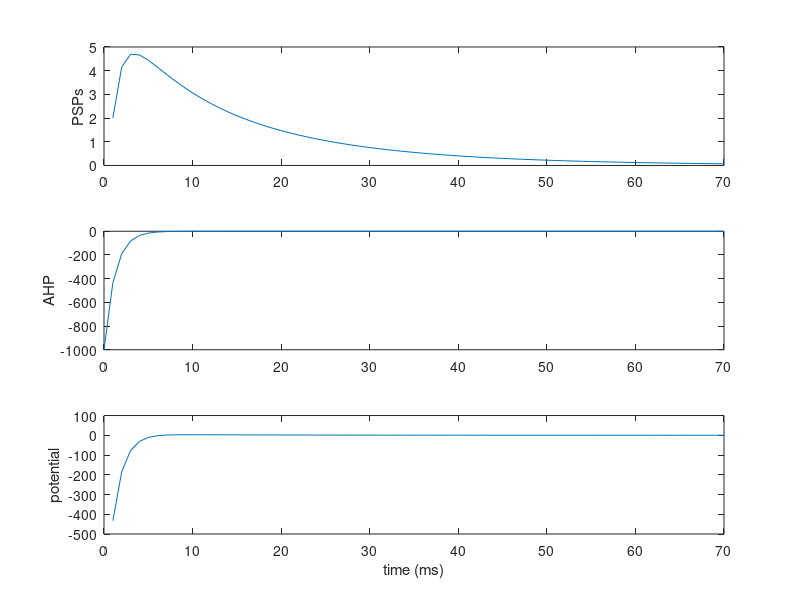

MATLAB code for this plot:
% The SRM model of a neuron is as follows. It has the following parameters.

% Number of inputs N.
% PSP (post synaptic potential attached to each input) f_i(t) for i=1..N
% AHP (after hyperpolarization) for output g(t)
% 
% The neuron receives spike trains at each synapse.
% spike train at synapse i is <t^i_1,t^i_2,....>
% 
% Past output spikes of the neuron are <t^0_1,t^0,2....>
%  
% Potential at soma of neuron is:
% 
% \sum_synapses 1...N  \sum spikes at synapse_i   f_i(t^i_j)   + \sum g(t^0_j)
% 
% when potential crosses the threshold, the neuron generates a new spike
%  
% The controller will receive the state of the system as a spike train, and will send out a control signal also as a spike train.

%%%%%%%%%%%%%%% Membrane potential %%%%%%%%%%%%%%%%%
% Choose AMPA for excitatory and GABA_A for inhibitory synapses. 
% The most important constant is tau which should be 20msec and 10 msec respectively.

% PSPs P(t) = (Q/(d*sqrt(t)))*exp((-beta*d^2)/t)*exp(-t/tau)
% AHPs P(t) = R*exp(-t/gamma)
% where R denotes the instantaneous fall in potential after a spike
% and gamma controls its rate of recovery

disp('SRM function')

% number of inputs at each synapse
% N = 100; 
% i = 1:N;
totalsteps = 70;
% dt = 0.001;     % 1 ms time step
dt = 1;     % time step
% t = 0:dt:0.1;   % for AMPA
% t = 0:dt:25;   % for AMPA. (15, -0.0037267), (20, -5.7777e-05), (25, -8.9577e-07)
% t = 0:dt:0.01;  % for GABA_A
t = 0:dt:totalsteps;  % for GABA_A, (100, 0.006588), (150, 0.00044487), (170, 0.000154), (180, 9.0842e-05) (200, 3.1743e-05)

% synaptic and axonal delays were combined and chosen from the realistic
% range [0.4, 0.9] msec.
delay = 0.8;

% PSPs
% Q denotes the connection strength randomly chosen from the range [1.0,
% 10.0] or fixed values depending upon the architecture
% The Q's at all synapses were scaled uniformly so that the average spike
% rate of the neurons in the network lay in a realistic range (i.e., did
% not exceed 20Hz).
% Q = 1.0;    % max potential: 0.0668, 12neurons needed to fire
% Q = 5.0;    % max potential: 0.3924, 3neurons needed to fire
Q = 10.0;    % max potential: 0.8407, 2neurons needed to fire
% distance of the synapse from the soma [1.0, 2.0]
% 1.5 for excitatory, 1.2 for inhibitory synapses
d = 1.5;
% beta and tau control the rate of rise and fall of the PSP

% AMPA for excitatory
beta = 1.0;
% tau = 0.02; % 20ms on exceitatory
tau = 20; % 20ms on exceitatory
% tau = 10; % 10ms on inhibitory

% GABA_A for inhibitory
% beta = 1.1;
% tau = 0.01; % 10ms

% GABA_B
% beta = 50.0;
% tau = 100;

disp([ 'total steps = ' num2str(totalsteps) ', tau = ' num2str(tau) ', Q = ' num2str(Q) ', d = ' num2str(d) ', beta = ' num2str(beta)]);

PSPs = 0;
for i = 1:3
    PSPs = PSPs + (Q/d./sqrt(t)).*exp(-(beta*d^2)./t).*exp(-t/tau);
end

% AHPs
R = -1000.0; % default
% gamma = 0.0012; % 1.2 msec
gamma = 1.2; % 1.2 msec
AHP = R*exp(-t/gamma);

potential = PSPs + AHP;

subplot(3,1,1);
plot(t, PSPs)
ylabel('PSPs');
hold on;
subplot(3,1,2);
plot(t, AHP)
ylabel('AHP');
hold on;
subplot(3,1,3);
plot(t, potential)

ylabel('potential');
xlabel('time (ms)');

% [min, max] end
disp(['PSPs: [' num2str(min(PSPs)) ', ' num2str(max(PSPs)) '] ' num2str(PSPs(end)) ])
disp(['AHPs: [' num2str(min(AHP)) ', ' num2str(max(AHP)) '] ' num2str(AHP(end)) ])
disp(['potential: [' num2str(min(potential)) ', ' num2str(max(potential)) '] ' num2str(potential(end)) ])

% number of spikes at each synapse without weights
M = 100;
j = 1:M;

% potential = sum(f_i, g);
threshold = 1.0;
if (max(potential) > threshold)
    disp('fired');
end

%%%%%%%%%%%%%%% function Force %%%%%%%%%%%%%%%%%
% clf; clear all;

% fmax = 1000; % F(-7.3576, 7.3576)
% fmax = 2000; % F(-14.7152, 14.7152)
% fmax = 10000; % F(-73.5759, 73.5759)
% dt = 0.02; % 20ms, tau = 1, Fmax = 0.3679, period = 9.18sec 460steps (300-400 ok)
% dt = 0.001; % 1ms, tau = 1, Fmax = 0.36788, period = 9.199sec, 9200steps
% dt = 0.001; % 1ms, tau = 0.02, Fmax = 0.0073576, period = 0.179sec, 180steps
% tau = 1; % 
% tau = 0.5; % dt = 0.02, Fmax = 0.18394, period = 4.38sec, 220steps
% tau = 0.02; % dt = 0.001, Fmax = 0.0073576, period = 0.18sec, 10steps
% last_steps = 200; % 460, 8000, 9200
% total_steps = 2000; % 1sec
% 
% steps = []; F = []; push = [];

% tic
% for step = 1:(total_steps)
% %     step
% %     endpoint = min(last_steps, step + last_steps);
%     startpoint = mod(step, last_steps);
%     endpoint = startpoint + last_steps - 1;
%     if startpoint == 1   
%         push = mod(randi(3),3) - 1;
%         for i = startpoint: endpoint
%             steps(step + i) = (step + i - 1)*dt;
%             t = steps(i);            
% %             F(step + i) = t*exp(-t/tau);
%             F(step + i) = fmax * push * t*exp(-t/tau);
% %             steps(step + i) = step * dt;
% %             F(step + i) = step+ i;
%         end
%     end
% %     step = step + 1;
% end
% 
% disp(['steps(end): ' num2str(steps(end)) ', F(end): ' num2str(F(end)) ', F(' num2str(min(F)) ', ' num2str(max(F)) ')' ] );
% 
% hold on;
% plot(steps,F);
% ylabel('Force');
% xlabel('time');
% hold off;
% 
% toc

%%%%%%%%%%%%%%% loading data %%%%%%%%%%%%%%%%%
% data = load('data_gui_08.mat');
%        filter: [6.1360e-05 94.1404]
%          gain: [3.6675e-04 -0.0168 -1.6182]
%     threshold: [-41.4561 1.1721e+03 2.6385]
%       int_rel: [0.5000 0.7200]
%           g_e: [199999x2 double]
%           g_i: [199999x2 double]
%             v: [199999x2 double]
            
% parameters = load('parameters.mat');
%        filter: [6.1360e-05 94.1404]
%          gain: [3.6675e-04 -0.0168 -1.6182]
%     threshold: [-41.4561 1.1721e+03 2.6385]

% modeldb = load('modeldB_data.mat');
%                ETA: [1x35000 double]
%             filter: [1x1 struct]
%      cst_threshold: -40.2124
%     exp1_threshold: [-40.2124 10.6523 17.7802]
%               data: {[1x1 struct]  [1x1 struct]}

% data1 = modeldb.data{1,1}
%     spiketimes: [656x1 double]
%              V: [34000x1 double]
%              I: [34000x1 double]
%           mean: 480
%            std: 165
%      int_coinc: 0.7100


% data2 = modeldb.data{1,2}
%     spiketimes: [218x1 double]
%              V: [34000x1 double]
%              I: [34000x1 double]
%           mean: 160
%            std: 330
%      int_coinc: 0.8900
     
% modeldb.filter;
%        a: 0.1082
%        b: -2.1664
%        c: 0.0027
%        d: -0.0630
%     fifi: [1x110 double]
% modeldb.filter.fifi;

% t = 0:10;
% f_i = 
% sum = \sum f_i(t^i_j) + \sum g(t^0_j)

% g_e = data.g_e;
% g_i = data.g_i;
% plot(g_e)
% hold on;
% plot(g_i)
% plot(data.v)

